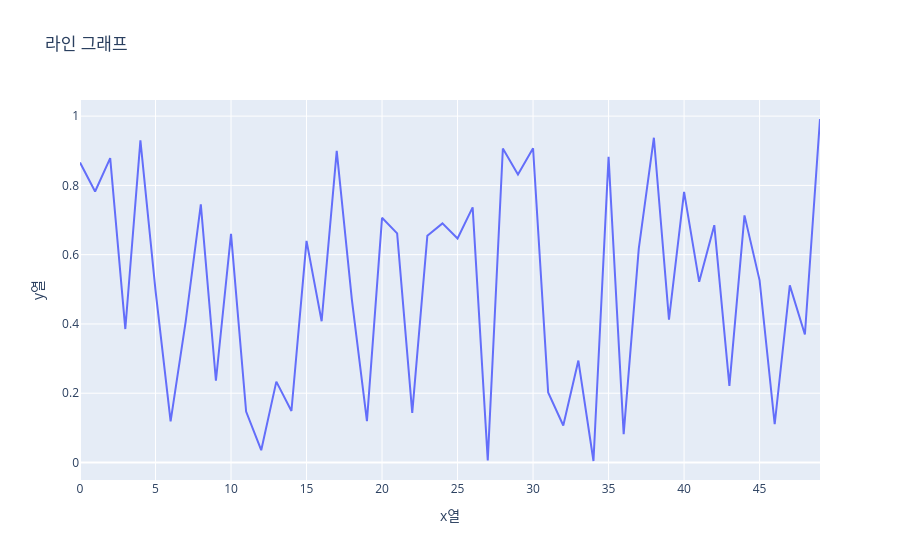

Source (notebook cell):
### Code cell
import plotly.express as px
import pandas as pd
import numpy as np

df = pd.DataFrame({
    "x열": np.arange(50), # 0부터 시작해서 49까지, 토탈 50개의 정수를 1차원의 배열 = 리스트로 생성 [0, 1, 2, 3, 4, 5, 6, ... 49]
    "y열": np.random.rand(50) # 0부터 1미만 실수자료형 값을 난수형태로 50개 생성
})

fig = px.line(df, x="x열", y="y열", title="라인 그래프")
fig.show()

### Figure 1 — Plotly figure (JSON) as saved in the notebook; plotly's stock layout.template omitted (floating-point values rounded to 4 significant figures)
{"data": [{"hovertemplate": "x열=%{x}<br>y열=%{y}<extra></extra>", "legendgroup": "", "line": {"color": "#636efa", "dash": "solid"}, "marker": {"symbol": "circle"}, "mode": "lines", "name": "", "orientation": "v", "showlegend": false, "type": "scatter", "x": [0, 1, 2, 3, 4, 5, 6, 7, 8, 9, 10, 11, 12, 13, 14, 15, 16, 17, 18, 19, 20, 21, 22, 23, 24, 25, 26, 27, 28, 29, 30, 31, 32, 33, 34, 35, 36, 37, 38, 39, 40, 41, 42, 43, 44, 45, 46, 47, 48, 49], "xaxis": "x", "y": [0.8659, 0.7825, 0.8787, 0.3853, 0.9299, 0.4968, 0.1188, 0.4072, 0.7451, 0.236, 0.66, 0.1469, 0.03563, 0.2336, 0.1487, 0.64, 0.4078, 0.8996, 0.471, 0.1193, 0.7064, 0.6614, 0.1432, 0.6548, 0.6904, 0.6466, 0.7366, 0.00629, 0.9063, 0.8316, 0.9072, 0.2024, 0.1068, 0.2943, 0.004343, 0.8823, 0.08173, 0.6175, 0.9376, 0.4127, 0.7814, 0.5217, 0.6853, 0.2212, 0.7134, 0.526, 0.1105, 0.5113, 0.3697, 0.9917], "yaxis": "y"}], "layout": {"legend": {"tracegroupgap": 0}, "title": {"text": "라인 그래프"}, "xaxis": {"anchor": "y", "domain": [0, 1], "title": {"text": "x열"}}, "yaxis": {"anchor": "x", "domain": [0, 1], "title": {"text": "y열"}}}}
